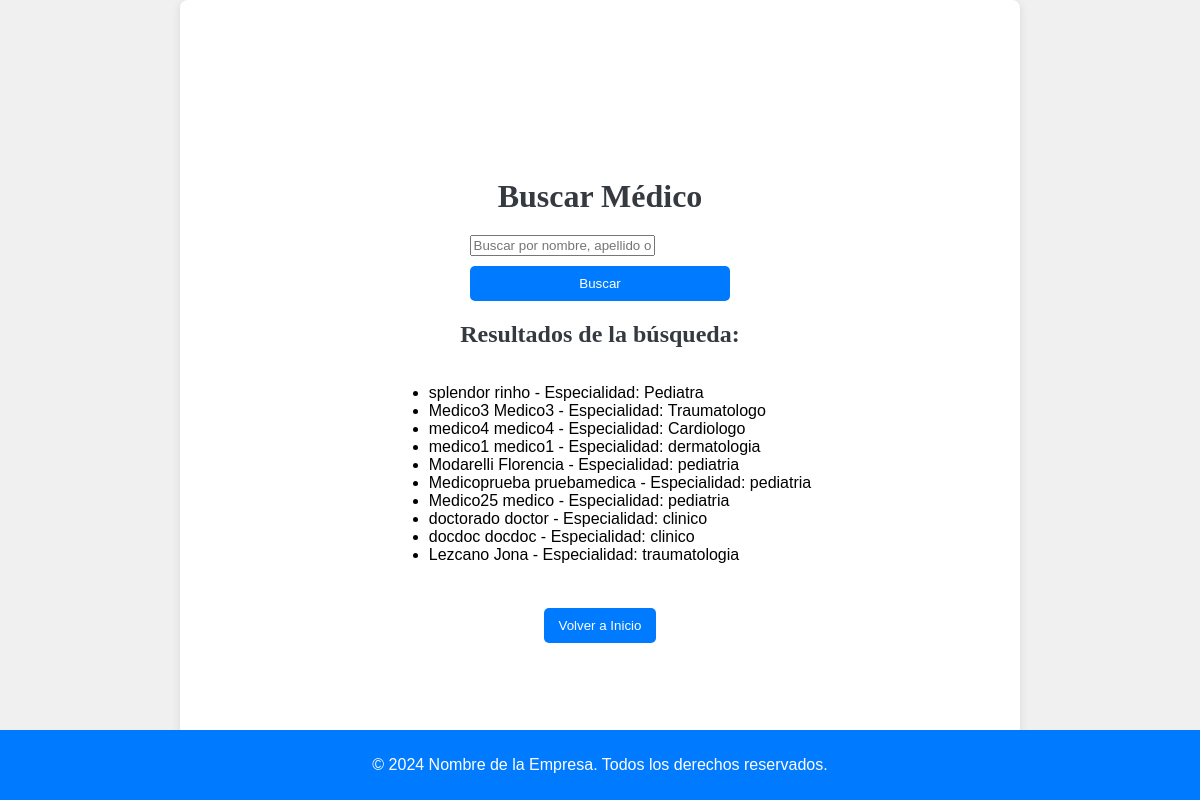
Page /buscar_medicos/ on the committed database.
### core/models.py (models this page shows, shortened)
class Medico(AbstractBaseUser):
    ESPECIALIDADES = [
        ('clinico', 'Clínico'),
        ('pediatria', 'Pediatría'),
        ('traumatologia', 'Traumatología'),
        ('cardiologia', 'Cardiología'),
        ('dermatologia', 'Dermatología'),
    ]
    nombre = models.CharField(max_length=100)
    apellido = models.CharField(max_length=100)
    especialidad = models.CharField(max_length=20, choices=ESPECIALIDADES)
    email = models.EmailField(unique=True)
    is_active = models.BooleanField(default=True)
    is_staff = models.BooleanField(default=False)
    USERNAME_FIELD = 'email'
    REQUIRED_FIELDS = ['nombre', 'apellido', 'especialidad']
    objects = MedicoManager()

### core/views.py (the view)
# urls.py: path('buscar_medicos/', buscar_medicos, name='buscar_medicos'),
def buscar_medicos(request):
    query = request.GET.get('q')  # Obtiene el término de búsqueda de la URL
    resultados = Medico.objects.all()  # Por defecto, obtiene todos los médicos
    if query:  # Si hay un término de búsqueda
        resultados = resultados.filter(
            Q(nombre__icontains=query) |  # Busca en el campo 'nombre'
            Q(apellido__icontains=query) |  # Busca en el campo 'apellido'
            Q(especialidad__icontains=query)  # Busca en el campo 'especialidad'
        )
    return render(request, 'buscar_medico.html', {'resultados': resultados})

### cobertura_privada/core/templates/buscar_medico.html (shortened to what this page needs)
{% load static %}
<!DOCTYPE html>
<html lang="es">
<head>
    <link rel="stylesheet" href="{% static 'css/style.css' %}">
</head>
<body>
    <main class="container">
        <h1>Buscar Médico</h1>
        <form method="GET" action="{% url 'buscar_medicos' %}">
            <input type="text" name="q" placeholder="Buscar por nombre, apellido o especialidad">
            <button type="submit" class="btn btn-primary">Buscar</button>
        </form>
        {% if resultados %}
            <h2>Resultados de la búsqueda:</h2>
            <ul>
                {% for medico in resultados %}
                    <li>{{ medico.nombre }} {{ medico.apellido }} - Especialidad: {{ medico.especialidad }}</li>
                {% endfor %}
            </ul>
        {% else %}
            <p>No se encontraron médicos que coincidan con tu búsqueda.</p>
        {% endif %}
        <br>
        <a href="{% url 'home' %}">
            <button class="btn btn-secondary">Volver a Inicio</button>
        </a>
    </main>
    <footer>
        <p>&copy; 2024 Nombre de la Empresa. Todos los derechos reservados.</p>
    </footer>
</body>
</html>

### core/static/css/style.css (style rules this page uses)
body { font-family: Arial, sans-serif; background-color: #f0f0f0; margin: 0; padding: 0; display: flex; flex-direction: column; height: 100vh; justify-content: center; align-items: center; }
.container { max-width: 800px; width: 100%; padding: 20px; background-color: #ffffff; border-radius: 8px; box-shadow: 0 2px 10px rgba(0, 0, 0, 0.1); }
main { flex: 1; display: flex; align-items: center; justify-content: center; padding: 20px; min-height: 80vh; }
footer { width: 100%; background-color: #007bff; color: white; text-align: center; padding: 10px 0; position: absolute; bottom: 0; clear: both; margin-top: 20px; }
h1, h2, h3, h4, h5, h6 { font-family: "Playfair Display", Georgia, "Times New Roman", serif; color: #343a40; margin: 20px 0; text-align: center; }
.container { display: flex; flex-direction: column; justify-content: center; align-items: center; min-height: 80vh; }
.btn { margin-top: 10px; width: 100%; }
.btn-primary { background-color: #007bff; border-color: #007bff; }
.btn-secondary { background-color: #6c757d; border-color: #6c757d; }
.btn { background-color: #007bff; color: white; border: none; border-radius: 5px; padding: 10px 15px; cursor: pointer; transition: background-color 0.3s; }

### rows in the picture
Medico: nombre "splendor", apellido "rinho", especialidad "Pediatra"
Medico: nombre "Medico3", apellido "Medico3", especialidad "Traumatologo"
Medico: nombre "medico4", apellido "medico4", especialidad "Cardiologo"
Medico: nombre "medico1", apellido "medico1", especialidad "dermatologia"
Medico: nombre "Modarelli", apellido "Florencia", especialidad "pediatria"
Medico: nombre "Medicoprueba", apellido "pruebamedica", especialidad "pediatria"
Medico: nombre "Medico25", apellido "medico", especialidad "pediatria"
Medico: nombre "doctorado", apellido "doctor", especialidad "clinico"
Medico: nombre "docdoc", apellido "docdoc", especialidad "clinico"
Medico: nombre "Lezcano", apellido "Jona", especialidad "traumatologia"
